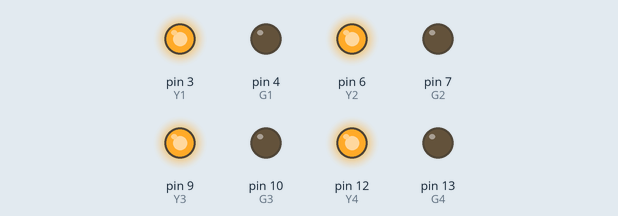
Recording of a sketch running on a simulated Arduino Uno, built with avr-gcc and run on an emulated ATmega328P. Shown: output pins drawn as LEDs (lit = HIGH).

Above: at 0.2 s.
At 1.7 s:
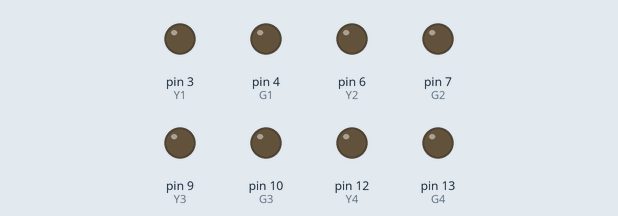
Timing chart, 0 to 3.0 s (numbered marks = the images above):
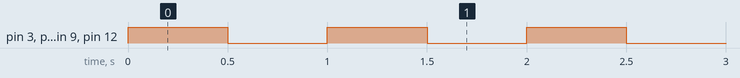

Measured:
- by itself, pin 3 (Y1), pin 6 (Y2), pin 9 (Y3), pin 12 (Y4): alternates HIGH for 0.50 s and LOW for 0.50 s

The sketch:

semaforo.ino
```cpp
/*
 * Traffic Lights - Semafori
 * Progetto a cura di Anthony Calabretta
 * Classe 2° E - ITIS "G. Ferraris" Acireale
 *
 * Il seguente sketch cerca di emulare fedelmente il
 * funzionamento dei semafori in un incrocio a
 * quattro corsie.
 *
 * Presenta tre funzionamenti:
 * 1. Funzionamento normale
 * 2. Funzionamento parallelo
 * 3. Semafori fuori servizio
 */


//-----------------------------------
// Pannello di controllo sketch
//-----------------------------------

// PIN Semaforo 1

const int R1 = 2;
const int Y1 = 3;
const int G1 = 4;

// PIN Semaforo 2

const int R2 = 5;
const int Y2 = 6;
const int G2 = 7;

// PIN Semaforo 3

const int R3 = 8;
const int Y3 = 9;
const int G3 = 10;

// PIN Semaforo 4

const int R4 = 11;
const int Y4 = 12;
const int G4 = 13;


// In alcuni incroci i semafori scattano due per
//   volta nelle corsie parallele.
// Abilitare questa funzione?

bool CrossMode = false;


// Delay Stop

const int stopMs = 1000;
const int yellowMs = 500;
const int redMs = 250;
const int offMs = 500;


// Determinatore di servizio

// Semafori in servizio o fuori servizio?
// 0 = Semafori in servizio
// 1 = Semafori fuori servizio

int ServiceDeterminator = 0;


// INIZIO SKETCH
// NON MODIFICARE !!

void setup() {
  pinMode(R1,OUTPUT);
  pinMode(Y1,OUTPUT);
  pinMode(G1,OUTPUT);
  pinMode(R2,OUTPUT);
  pinMode(Y2,OUTPUT);
  pinMode(G2,OUTPUT);
  pinMode(R3,OUTPUT);
  pinMode(Y3,OUTPUT);
  pinMode(G3,OUTPUT);
  pinMode(R4,OUTPUT);
  pinMode(Y4,OUTPUT);
  pinMode(G4,OUTPUT);
}

void loop() {
  while(ServiceDeterminator = 0){ // Semafori in servizio
    if(CrossMode = false){ // Modalità normale
      serviceNormal();
    }
    else if(CrossMode = true){ // Modalità parallela
      serviceCross();
    }
  }
  while(ServiceDeterminator = 1){ // Semafori fuori servizio
    noService();
  }
}

void serviceNormal(){
  digitalWrite(G1,HIGH);
  digitalWrite(R2,HIGH);
  digitalWrite(R3,HIGH);
  digitalWrite(R4,HIGH);
  delay(stopMs);
  digitalWrite(G1,LOW);
  digitalWrite(Y1,HIGH);
  delay(yellowMs);
  digitalWrite(Y1,LOW);
  digitalWrite(R1,HIGH);
  delay(redMs);
  digitalWrite(R2,LOW);
  digitalWrite(G2,HIGH);
  delay(stopMs);
  digitalWrite(G2,LOW);
  digitalWrite(Y2,HIGH);
  delay(yellowMs);
  digitalWrite(Y2,LOW);
  digitalWrite(R2,HIGH);
  delay(redMs);
  digitalWrite(R3,LOW);
  digitalWrite(G3,HIGH);
  delay(stopMs);
  digitalWrite(G3,LOW);
  digitalWrite(Y3,HIGH);
  delay(yellowMs);
  digitalWrite(Y3,LOW);
  digitalWrite(R3,HIGH);
  delay(redMs);
  digitalWrite(R4,LOW);
  digitalWrite(G4,HIGH);
  delay(stopMs);
  digitalWrite(G4,LOW);
  digitalWrite(Y4,HIGH);
  delay(yellowMs);
  digitalWrite(Y4,LOW);
  digitalWrite(R4,HIGH);
  delay(redMs);
}

void serviceCross(){
  digitalWrite(G1,HIGH);
  digitalWrite(R2,HIGH);
  digitalWrite(G3,HIGH);
  digitalWrite(R4,HIGH);
  delay(stopMs);
  digitalWrite(G1,LOW);
  digitalWrite(G3,LOW);
  digitalWrite(Y1,HIGH);
  digitalWrite(Y3,HIGH);
  delay(yellowMs);
  digitalWrite(Y1,LOW);
  digitalWrite(Y3,LOW);
  digitalWrite(R1,HIGH);
  digitalWrite(R3,HIGH);
  delay(redMs);
  digitalWrite(R2,LOW);
  digitalWrite(R4,LOW);
  digitalWrite(G2,HIGH);
  digitalWrite(G4,HIGH);
  delay(stopMs);
  digitalWrite(G2,LOW);
  digitalWrite(G4,LOW);
  digitalWrite(Y2,HIGH);
  digitalWrite(Y4,HIGH);
  delay(yellowMs);
  digitalWrite(Y2,LOW);
  digitalWrite(Y4,LOW);
  digitalWrite(R2,HIGH);
  digitalWrite(R4,HIGH);
  delay(redMs);
}

void noService(){
  digitalWrite(Y1,HIGH);
  digitalWrite(Y2,HIGH);
  digitalWrite(Y3,HIGH);
  digitalWrite(Y4,HIGH);
  delay(offMs);
  digitalWrite(Y1,LOW);
  digitalWrite(Y2,LOW);
  digitalWrite(Y3,LOW);
  digitalWrite(Y4,LOW);
  delay(offMs);
}
```
